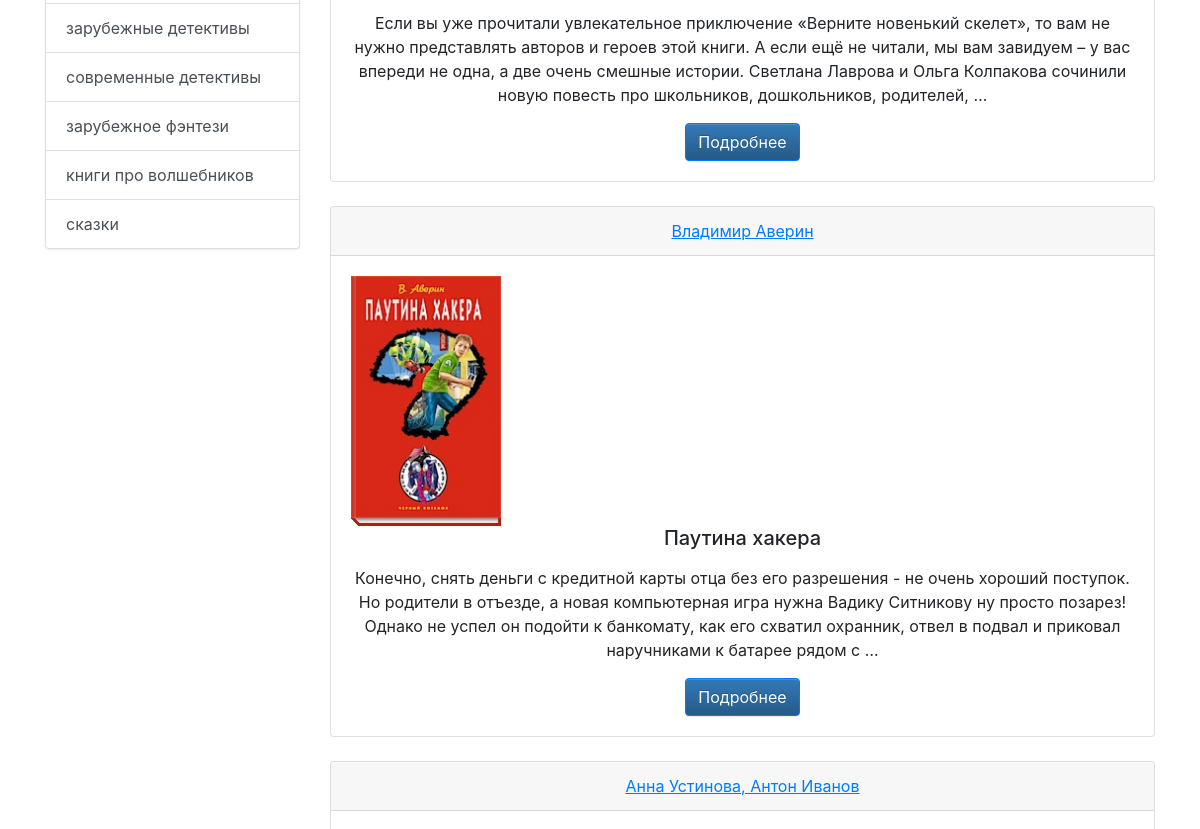
/genre/Детские детективы (middle part), run on an earlier commit of the app's database.
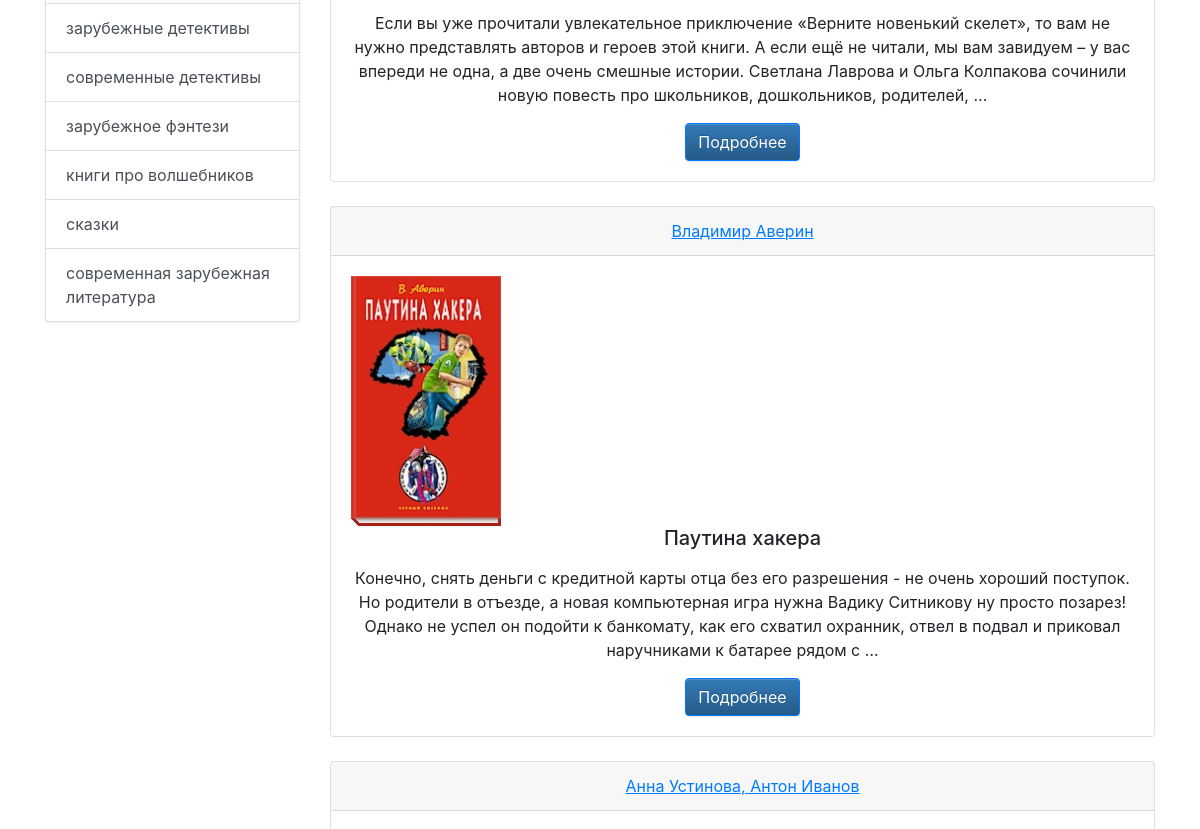
And on a later commit of the database.
### book_search/models.py (models this page shows, shortened)
class Genres(models.Model):
    name = models.CharField(max_length=200, verbose_name='Жанр')

class Book(models.Model):
    name = models.CharField(max_length=200, verbose_name='Название')
    author = models.CharField(max_length=200, verbose_name='Автор')
    genre_id = models.ForeignKey(Genres, verbose_name='Жанр', on_delete=models.CASCADE)
    description = models.TextField(verbose_name='Описание', blank=True, null=True)
    image = models.ImageField(verbose_name='Изображение', upload_to='books/%Y/%m/%d', blank=True, null=True)

### book_search/views.py (the view)
# urls.py: path('genre/<genre>', views.books_per_genres, name='book_per_genres'),
def books_per_genres(request, genre):
    genres = models.Genres.objects.all()
    books = models.Book.objects.filter(genre_id__name=genre)
    paginator = Paginator(books, 10)
    page_number = request.GET.get('page')
    page_obj = paginator.get_page(page_number)
    return render(request, 'book_search/books_genres.html', {'genres': genres, 'page_obj': page_obj, 'my_genre': genre})

### templates/book_search/books_genres.html (shortened to what this page needs)
{% extends 'base.html' %}
{% block body %}
    {% for book in page_obj %}
        <div class="card text-center">
            <div class="card-header">
                <a href="{% url 'books_author' book.author %}" ><u>{{ book.author }}</u></a>
            </div>
            <div class="card-body">
                <div class="media">
                    <img src="{{ book.image.url }}" width="150" height="250">
                </div>
                <div class="media-body">
                    <div class="media-body">
                        <h5 class="card-title">{{ book.name }}</h5>
                        <p class="card-text">{{ book.description|safe|linebreaks|truncatewords:50 }}</p>
                        <a href="{% url 'info_about_book' book.id 0 %}" class="btn btn-primary">Подробнее</a>
                    </div>
                </div>
            </div>
        </div><br>
    {% endfor %}
{% endblock %}

### templates/base.html (shortened to what this page needs)
<!DOCTYPE html>
<html lang="en">
<head>
    <link rel="stylesheet" href="//maxcdn.bootstrapcdn.com/bootstrap/3.2.0/css/bootstrap-theme.min.css">
    <link rel="stylesheet" href="https://cdn.jsdelivr.net/npm/bootstrap@4.5.3/dist/css/bootstrap.min.css">
</head>
<body>
<div class="container mt-3">
    <div class="row">
        <div class="col-md-3">
            <div class="list-group">
                {% for genre in genres %}
                        <a class="list-group-item list-group-item-action" href="{% url 'book_per_genres' genre.name %}">{{ genre.name }}</a>
                {% endfor %}
            </div>
        </div>
        <div class="col-md-9">
            {% block body %}I am an empty for now{% endblock %}
        </div>
    </div>
  </div>
</body>
</html>

What changed in the data, as far as the page shows it:
added Genres: name "современная зарубежная литература"
